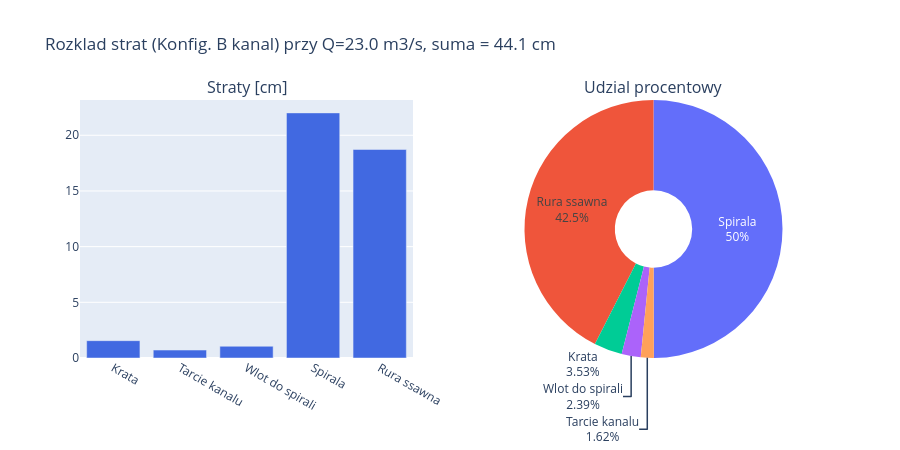

Here is the notebook cell this chart was saved with:
### Markdown cell above
**Prompt do LLM:**
> *"Narysuj wykres slupkowy rozkladu strat po komponentach przy Q=50 m3/s.
> Pokaz udzial procentowy kazdego elementu."*

**Uzyte funkcje:** `loss_fns` zdefiniowane wyzej (lista `Q -> dH` na komponent)

### Code cell
Q_test = 23.0
component_names = [
    'Krata', 'Tarcie kanalu',
    'Wlot do spirali', 'Spirala', 'Rura ssawna',
]
component_losses = [float(fn(Q_test)) for fn in loss_fns]  # loss_fns = channel config
total = sum(component_losses)


fig = make_subplots(rows=1, cols=2, specs=[[{'type': 'bar'}, {'type': 'pie'}]],
    subplot_titles=['Straty [cm]', 'Udzial procentowy'])

fig.add_trace(go.Bar(x=component_names, y=[v*100 for v in component_losses],
    marker_color='royalblue'), row=1, col=1)
fig.add_trace(go.Pie(labels=component_names, values=component_losses,
    textinfo='label+percent', hole=0.3), row=1, col=2)
fig.update_layout(
    title=f'Rozklad strat (Konfig. B kanal) przy Q={Q_test} m3/s, suma = {total*100:.1f} cm',
    height=450, showlegend=False,
)
fig.show()

### Figure 1 — Plotly figure (JSON) as saved in the notebook; plotly's stock layout.template omitted (floating-point values rounded to 4 significant figures)
{"data": [{"marker": {"color": "royalblue"}, "type": "bar", "x": ["Krata", "Tarcie kanalu", "Wlot do spirali", "Spirala", "Rura ssawna"], "xaxis": "x", "y": [1.557, 0.7139, 1.053, 22.01, 18.72], "yaxis": "y"}, {"domain": {"x": [0.55, 1], "y": [0, 1]}, "hole": 0.3, "labels": ["Krata", "Tarcie kanalu", "Wlot do spirali", "Spirala", "Rura ssawna"], "textinfo": "label+percent", "type": "pie", "values": [0.01557, 0.007139, 0.01053, 0.2201, 0.1872]}], "layout": {"annotations": [{"font": {"size": 16}, "showarrow": false, "text": "Straty [cm]", "x": 0.225, "xanchor": "center", "xref": "paper", "y": 1, "yanchor": "bottom", "yref": "paper"}, {"font": {"size": 16}, "showarrow": false, "text": "Udzial procentowy", "x": 0.775, "xanchor": "center", "xref": "paper", "y": 1, "yanchor": "bottom", "yref": "paper"}], "height": 450, "showlegend": false, "title": {"text": "Rozklad strat (Konfig. B kanal) przy Q=23.0 m3/s, suma = 44.1 cm"}, "xaxis": {"anchor": "y", "domain": [0, 0.45]}, "yaxis": {"anchor": "x", "domain": [0, 1]}}}
